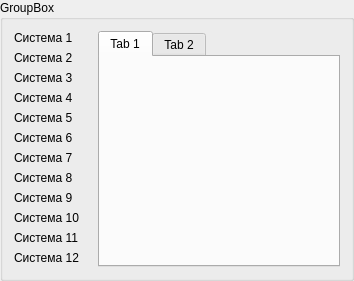
<?xml version="1.0" encoding="UTF-8"?>
<ui version="4.0">
 <class>FramePlugin</class>
 <widget class="QGroupBox" name="FramePlugin">
  <property name="geometry">
   <rect>
    <x>0</x>
    <y>0</y>
    <width>354</width>
    <height>281</height>
   </rect>
  </property>
  <property name="windowTitle">
   <string>GroupBox</string>
  </property>
  <property name="title">
   <string>GroupBox</string>
  </property>
  <layout class="QGridLayout" name="gridLayout">
   <item row="0" column="0">
    <layout class="QVBoxLayout" name="verticalLayout">
     <item>
      <layout class="QHBoxLayout" name="horizontalLayout">
       <item>
        <widget class="QLabel" name="label_Name_1">
         <property name="text">
          <string>Система 1</string>
         </property>
        </widget>
       </item>
       <item>
        <widget class="QLabel" name="label_Sts_1">
         <property name="sizePolicy">
          <sizepolicy hsizetype="Fixed" vsizetype="Fixed">
           <horstretch>0</horstretch>
           <verstretch>0</verstretch>
          </sizepolicy>
         </property>
         <property name="baseSize">
          <size>
           <width>11</width>
           <height>11</height>
          </size>
         </property>
         <property name="text">
          <string/>
         </property>
         <property name="pixmap">
          <pixmap resource="images.qrc">:/images/images/box_grn.png</pixmap>
         </property>
        </widget>
       </item>
      </layout>
     </item>
     <item>
      <layout class="QHBoxLayout" name="horizontalLayout_3">
       <item>
        <widget class="QLabel" name="label_Name_2">
         <property name="text">
          <string>Система 2</string>
         </property>
        </widget>
       </item>
       <item>
        <widget class="QLabel" name="label_Sts_2">
         <property name="sizePolicy">
          <sizepolicy hsizetype="Fixed" vsizetype="Fixed">
           <horstretch>0</horstretch>
           <verstretch>0</verstretch>
          </sizepolicy>
         </property>
         <property name="baseSize">
          <size>
           <width>11</width>
           <height>11</height>
          </size>
         </property>
         <property name="text">
          <string/>
         </property>
         <property name="pixmap">
          <pixmap resource="images.qrc">:/images/images/box_grn.png</pixmap>
         </property>
        </widget>
       </item>
      </layout>
     </item>
     <item>
      <layout class="QHBoxLayout" name="horizontalLayout_4">
       <item>
        <widget class="QLabel" name="label_Name_3">
         <property name="text">
          <string>Система 3</string>
         </property>
        </widget>
       </item>
       <item>
        <widget class="QLabel" name="label_Sts_3">
         <property name="sizePolicy">
          <sizepolicy hsizetype="Fixed" vsizetype="Fixed">
           <horstretch>0</horstretch>
           <verstretch>0</verstretch>
          </sizepolicy>
         </property>
         <property name="baseSize">
          <size>
           <width>11</width>
           <height>11</height>
          </size>
         </property>
         <property name="text">
          <string/>
         </property>
         <property name="pixmap">
          <pixmap resource="images.qrc">:/images/images/box_grn.png</pixmap>
         </property>
        </widget>
       </item>
      </layout>
     </item>
     <item>
      <layout class="QHBoxLayout" name="horizontalLayout_5">
       <item>
        <widget class="QLabel" name="label_Name_4">
         <property name="text">
          <string>Система 4</string>
         </property>
        </widget>
       </item>
       <item>
        <widget class="QLabel" name="label_Sts_4">
         <property name="sizePolicy">
          <sizepolicy hsizetype="Fixed" vsizetype="Fixed">
           <horstretch>0</horstretch>
           <verstretch>0</verstretch>
          </sizepolicy>
         </property>
         <property name="baseSize">
          <size>
           <width>11</width>
           <height>11</height>
          </size>
         </property>
         <property name="text">
          <string/>
         </property>
         <property name="pixmap">
          <pixmap resource="images.qrc">:/images/images/box_grn.png</pixmap>
         </property>
        </widget>
       </item>
      </layout>
     </item>
     <item>
      <layout class="QHBoxLayout" name="horizontalLayout_6">
       <item>
        <widget class="QLabel" name="label_Name_5">
         <property name="text">
          <string>Система 5</string>
         </property>
        </widget>
       </item>
       <item>
        <widget class="QLabel" name="label_Sts_5">
         <property name="sizePolicy">
          <sizepolicy hsizetype="Fixed" vsizetype="Fixed">
           <horstretch>0</horstretch>
           <verstretch>0</verstretch>
          </sizepolicy>
         </property>
         <property name="baseSize">
          <size>
           <width>11</width>
           <height>11</height>
          </size>
         </property>
         <property name="text">
          <string/>
         </property>
         <property name="pixmap">
          <pixmap resource="images.qrc">:/images/images/box_grn.png</pixmap>
         </property>
        </widget>
       </item>
      </layout>
     </item>
     <item>
      <layout class="QHBoxLayout" name="horizontalLayout_7">
       <item>
        <widget class="QLabel" name="label_Name_6">
         <property name="text">
          <string>Система 6</string>
         </property>
        </widget>
       </item>
       <item>
        <widget class="QLabel" name="label_Sts_6">
         <property name="sizePolicy">
          <sizepolicy hsizetype="Fixed" vsizetype="Fixed">
           <horstretch>0</horstretch>
           <verstretch>0</verstretch>
          </sizepolicy>
         </property>
         <property name="baseSize">
          <size>
           <width>11</width>
           <height>11</height>
          </size>
         </property>
         <property name="text">
          <string/>
         </property>
         <property name="pixmap">
          <pixmap resource="images.qrc">:/images/images/box_grn.png</pixmap>
         </property>
        </widget>
       </item>
      </layout>
     </item>
     <item>
      <layout class="QHBoxLayout" name="horizontalLayout_8">
       <item>
        <widget class="QLabel" name="label_Name_7">
         <property name="text">
          <string>Система 7</string>
         </property>
        </widget>
       </item>
       <item>
        <widget class="QLabel" name="label_Sts_7">
         <property name="sizePolicy">
          <sizepolicy hsizetype="Fixed" vsizetype="Fixed">
           <horstretch>0</horstretch>
           <verstretch>0</verstretch>
          </sizepolicy>
         </property>
         <property name="baseSize">
          <size>
           <width>11</width>
           <height>11</height>
          </size>
         </property>
         <property name="text">
          <string/>
         </property>
         <property name="pixmap">
          <pixmap resource="images.qrc">:/images/images/box_grn.png</pixmap>
         </property>
        </widget>
       </item>
      </layout>
     </item>
     <item>
      <layout class="QHBoxLayout" name="horizontalLayout_9">
       <item>
        <widget class="QLabel" name="label_Name_8">
         <property name="text">
          <string>Система 8</string>
         </property>
        </widget>
       </item>
       <item>
        <widget class="QLabel" name="label_Sts_8">
         <property name="sizePolicy">
          <sizepolicy hsizetype="Fixed" vsizetype="Fixed">
           <horstretch>0</horstretch>
           <verstretch>0</verstretch>
          </sizepolicy>
         </property>
         <property name="baseSize">
          <size>
           <width>11</width>
           <height>11</height>
          </size>
         </property>
         <property name="text">
          <string/>
         </property>
         <property name="pixmap">
          <pixmap resource="images.qrc">:/images/images/box_grn.png</pixmap>
         </property>
        </widget>
       </item>
      </layout>
     </item>
     <item>
      <layout class="QHBoxLayout" name="horizontalLayout_10">
       <item>
        <widget class="QLabel" name="label_Name_9">
         <property name="text">
          <string>Система 9</string>
         </property>
        </widget>
       </item>
       <item>
        <widget class="QLabel" name="label_Sts_9">
         <property name="sizePolicy">
          <sizepolicy hsizetype="Fixed" vsizetype="Fixed">
           <horstretch>0</horstretch>
           <verstretch>0</verstretch>
          </sizepolicy>
         </property>
         <property name="baseSize">
          <size>
           <width>11</width>
           <height>11</height>
          </size>
         </property>
         <property name="text">
          <string/>
         </property>
         <property name="pixmap">
          <pixmap resource="images.qrc">:/images/images/box_grn.png</pixmap>
         </property>
        </widget>
       </item>
      </layout>
     </item>
     <item>
      <layout class="QHBoxLayout" name="horizontalLayout_11">
       <item>
        <widget class="QLabel" name="label_Name_10">
         <property name="text">
          <string>Система 10</string>
         </property>
        </widget>
       </item>
       <item>
        <widget class="QLabel" name="label_Sts_10">
         <property name="sizePolicy">
          <sizepolicy hsizetype="Fixed" vsizetype="Fixed">
           <horstretch>0</horstretch>
           <verstretch>0</verstretch>
          </sizepolicy>
         </property>
         <property name="baseSize">
          <size>
           <width>11</width>
           <height>11</height>
          </size>
         </property>
         <property name="text">
          <string/>
         </property>
         <property name="pixmap">
          <pixmap resource="images.qrc">:/images/images/box_grn.png</pixmap>
         </property>
        </widget>
       </item>
      </layout>
     </item>
     <item>
      <layout class="QHBoxLayout" name="horizontalLayout_12">
       <item>
        <widget class="QLabel" name="label_Name_11">
         <property name="text">
          <string>Система 11</string>
         </property>
        </widget>
       </item>
       <item>
        <widget class="QLabel" name="label_Sts_11">
         <property name="sizePolicy">
          <sizepolicy hsizetype="Fixed" vsizetype="Fixed">
           <horstretch>0</horstretch>
           <verstretch>0</verstretch>
          </sizepolicy>
         </property>
         <property name="baseSize">
          <size>
           <width>11</width>
           <height>11</height>
          </size>
         </property>
         <property name="text">
          <string/>
         </property>
         <property name="pixmap">
          <pixmap resource="images.qrc">:/images/images/box_grn.png</pixmap>
         </property>
        </widget>
       </item>
      </layout>
     </item>
     <item>
      <layout class="QHBoxLayout" name="horizontalLayout_13">
       <item>
        <widget class="QLabel" name="label_Name_12">
         <property name="text">
          <string>Система 12</string>
         </property>
        </widget>
       </item>
       <item>
        <widget class="QLabel" name="label_Sts_12">
         <property name="sizePolicy">
          <sizepolicy hsizetype="Fixed" vsizetype="Fixed">
           <horstretch>0</horstretch>
           <verstretch>0</verstretch>
          </sizepolicy>
         </property>
         <property name="baseSize">
          <size>
           <width>11</width>
           <height>11</height>
          </size>
         </property>
         <property name="text">
          <string/>
         </property>
         <property name="pixmap">
          <pixmap resource="images.qrc">:/images/images/box_grn.png</pixmap>
         </property>
        </widget>
       </item>
      </layout>
     </item>
    </layout>
   </item>
   <item row="0" column="1">
    <widget class="QTabWidget" name="tabWidget">
     <property name="currentIndex">
      <number>0</number>
     </property>
     <widget class="QWidget" name="tab">
      <attribute name="title">
       <string>Tab 1</string>
      </attribute>
     </widget>
     <widget class="QWidget" name="tab_2">
      <attribute name="title">
       <string>Tab 2</string>
      </attribute>
     </widget>
    </widget>
   </item>
  </layout>
 </widget>
 <resources>
  <include location="images.qrc"/>
 </resources>
 <connections/>
</ui>
